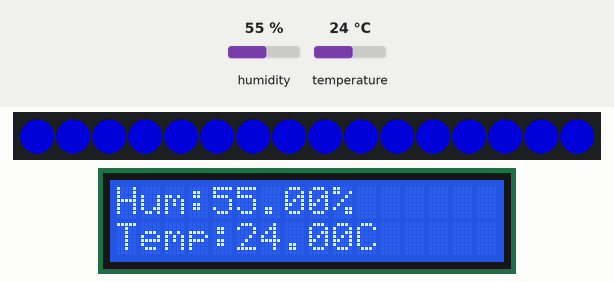
Bench run of a sketch on a simulated Arduino Uno, built with avr-gcc and run on an emulated ATmega328P. Parts: 16 RGB LEDs in strip order, left to right, 16×2 character LCD. Inputs (shaded band) come from the test bench; at power-on: humidity 55 %, temperature 24 °C. Dim RGB values are drawn brighter than linear; what the sketch prints to the serial monitor is not drawn.

Above: at 1.2 s.
1.3 s: humidity set to 22 %
At 2.3 s:
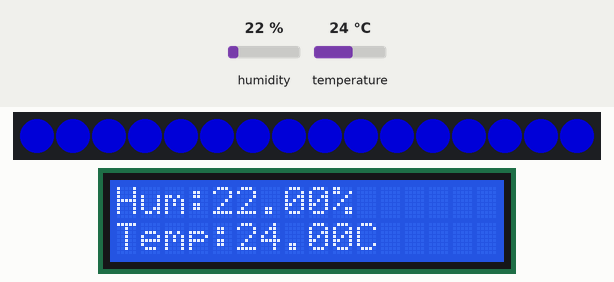
3.1 s: temperature set to 12 °C
At 3.5 s:
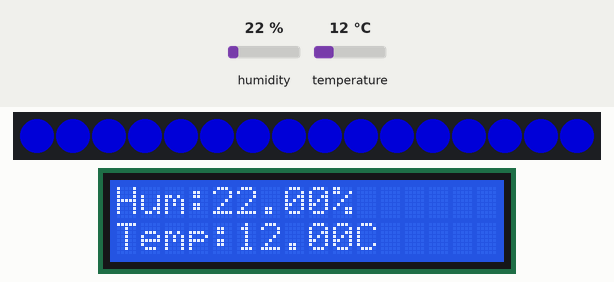
4.7 s: humidity set to 40 %
At 5.8 s:
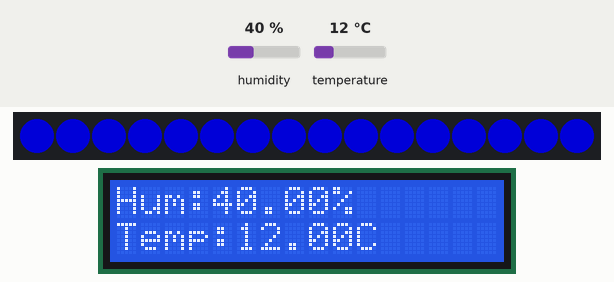
6.2 s: temperature set to 19 °C
At 7.0 s:
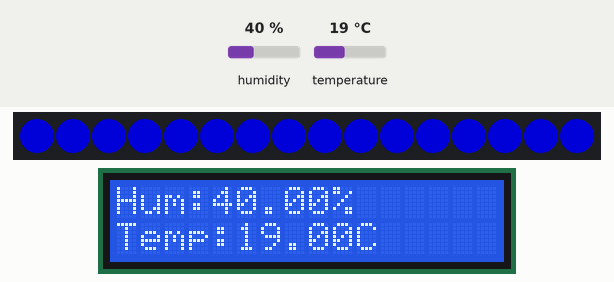
Timing chart, 0 to 8.8 s (numbered marks = the images above; inputs shaded):
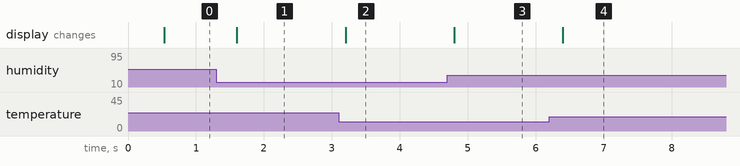

Measured:
- after the input at 1.3 s, the display: changes after 0.30 s (image 1)
- after the input at 3.1 s, the display: changes after 0.10 s (image 2)
- after the input at 4.7 s, the display: changes after 0.10 s (image 3)
- after the input at 6.2 s, the display: changes after 0.20 s (image 4)

The sketch:

jundice.ino
```cpp
#include <Adafruit_Sensor.h>
#include <DHT.h>
#include <DHT_U.h>
#include <Adafruit_NeoPixel.h>
#include <Wire.h>
#include <LiquidCrystal_I2C.h>

LiquidCrystal_I2C lcd(0x27,16,2);

#define NUMPIXELS 16
#define ONE_WIRE_BUS 7
#define PIN 6
#define DELAYVAL 10

#define DHTPIN 9
#define DHTTYPE    DHT22


DHT_Unified dht(DHTPIN, DHTTYPE);
uint32_t delayMS;

int lastTime = 0;
int timerDelay = 500;

float temp, hum;


Adafruit_NeoPixel pixels(NUMPIXELS, PIN, NEO_GRB + NEO_KHZ800);


void setup()
{
  Serial.begin(115200);
  pixels.begin();
  lcd.init();
  dht.begin();
  sensor_t sensor;
  dht.temperature().getSensor(&sensor);
  dht.humidity().getSensor(&sensor);
  delayMS = sensor.min_delay / 1000;
}
void loop() {

  Neomellopad1();
  DH_T();
  disp();
}

void DH_T() {
  if ((millis() - lastTime) > timerDelay) {

    sensors_event_t event;
    dht.temperature().getEvent(&event);
    temp = event.temperature;
    if (isnan(event.temperature)) {
      Serial.println(F("Error reading temperature!"));
    }
    else {
      Serial.print(F("Temperature: "));

      Serial.print(temp);
      Serial.println(F("°C"));
    }
    // Get humidity event and print its value.
    dht.humidity().getEvent(&event);
    hum = event.relative_humidity;
    if (isnan(event.relative_humidity)) {
      Serial.println(F("Error reading humidity!"));
    }
    else {
      Serial.print(F("Humidity: "));
      Serial.print(hum);
      Serial.println(F("%"));
    }
    lastTime = millis();
  }
}


void Neomellopad1() {
  for (int i = 0; i < NUMPIXELS; i++) { // For each pixel...
    pixels.setPixelColor(i, pixels.Color(0, 0, 139));// blue  off
    pixels.show();
  }
}

void disp()
{

  lcd.backlight();
  lcd.setCursor(0, 0);
  lcd.print(String("Hum:") + String(hum) + String("%"));
  lcd.setCursor(0, 1);
   lcd.print(String("Temp:") + String(temp) + String("C"));

}
```
